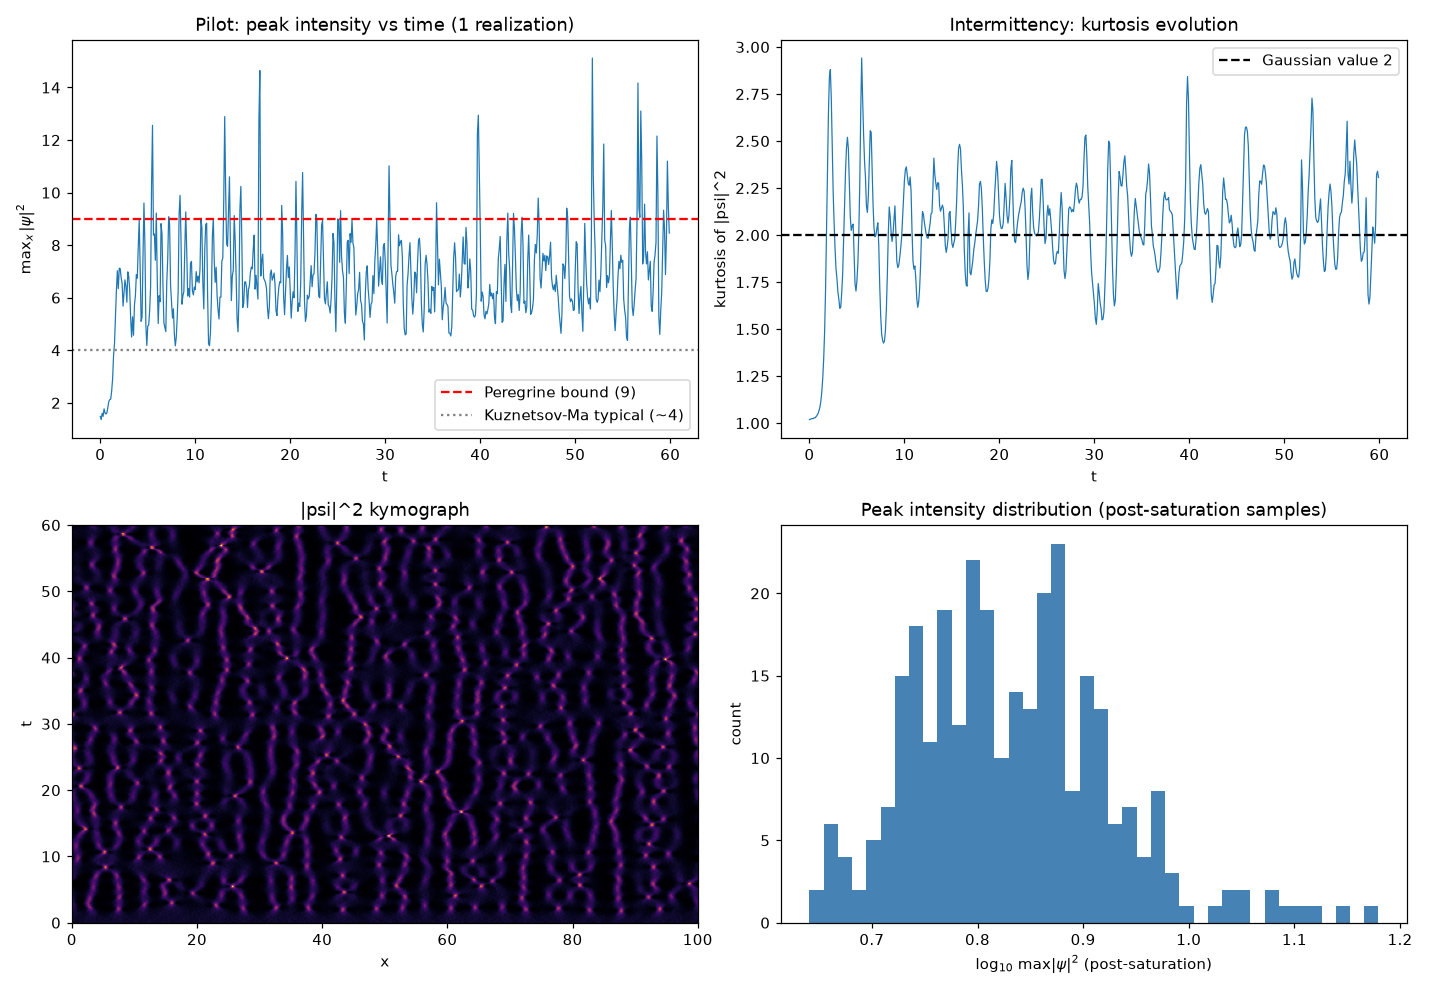

Python code for this plot:
"""
DISCOVERY 029 PILOT: Integrable turbulence in the focusing NLS.
Seeding: plane wave + small random noise -> MI cascade -> turbulent field.
Question: statistics of max |psi|^2. Do events exceed the Peregrine bound 9?
Pilot: 1 realization, moderate grid, verify pipeline + timing.
"""
import numpy as np
import json, time

matplotlib_ok = True
try:
    import matplotlib
    matplotlib.use('Agg')
    import matplotlib.pyplot as plt
except Exception:
    matplotlib_ok = False

# ---------------- parameters ----------------
N  = 512
L  = 100.0            # domain [0, L)
dx = L / N
dt = 1e-3
T  = 60.0
nsteps = int(T / dt)
eps = 0.1             # noise amplitude on top of unit background

x  = np.arange(N) * dx
k  = 2.0 * np.pi * np.fft.fftfreq(N, d=dx)
K2 = k * k

def split_step(psi, dt):
    """2nd-order symmetric split-step for i psi_t + psi_xx + 2|psi|^2 psi = 0."""
    # half linear: exp(-i k^2 dt/2)  (since i psi_t = -psi_xx => psi ~ exp(i k^2 t) in linear part? careful)
    # Linear: i psi_t + psi_xx = 0 => psi_t = i psi_xx => psi(k,t) = psi(k,0) e^{-i k^2 t}
    psi = np.fft.ifft(np.exp(-1j * K2 * dt / 2) * np.fft.fft(psi))
    # full nonlinear: i psi_t + 2|psi|^2 psi = 0 => psi_t = 2i |psi|^2 psi => psi = psi exp(i 2|psi|^2 dt)
    a2 = np.abs(psi)**2
    psi = psi * np.exp(1j * 2.0 * a2 * dt)
    # half linear
    psi = np.fft.ifft(np.exp(-1j * K2 * dt / 2) * np.fft.fft(psi))
    return psi

rng = np.random.default_rng(42)
psi = np.ones(N, dtype=complex)
psi += eps * (rng.standard_normal(N) + 1j * rng.standard_normal(N)) / np.sqrt(2)

t0 = time.time()
maxI_track = []
kurt_track  = []
sample_every = 100
kymo = np.zeros((nsteps // 200 + 1, N))
ki = 0
for n in range(1, nsteps + 1):
    psi = split_step(psi, dt)
    if n % sample_every == 0:
        I = np.abs(psi)**2
        maxI_track.append(I.max())
        m2 = np.mean(I**2); m1 = np.mean(I)
        kurt_track.append(m2 / (m1**2))   # kurtosis of intensity (Gaussian field -> 2)
    if n % 200 == 0:
        kymo[ki] = np.abs(psi)**2; ki += 1

elapsed = time.time() - t0
print(f"pilot done: {nsteps} steps in {elapsed:.1f}s ({nsteps/elapsed:.0f} steps/s)")
maxI = np.array(maxI_track)
print(f"max |psi|^2 overall (t<{T}): {maxI.max():.3f}")
print(f"events > 9 (Peregrine bound): {(maxI > 9).sum()} of {len(maxI)} samples")
print(f"kurtosis: start {kurt_track[0]:.2f} -> max {max(kurt_track):.2f} -> end {kurt_track[-1]:.2f}")

if matplotlib_ok:
    tt = np.arange(len(maxI_track)) * sample_every * dt
    fig, axes = plt.subplots(2, 2, figsize=(13, 9))
    ax = axes[0,0]
    ax.plot(tt, maxI, lw=0.8)
    ax.axhline(9, color='r', ls='--', label='Peregrine bound (9)')
    ax.axhline(4, color='gray', ls=':', label='Kuznetsov-Ma typical (~4)')
    ax.set_xlabel('t'); ax.set_ylabel(r'max$_x\,|\psi|^2$'); ax.legend()
    ax.set_title('Pilot: peak intensity vs time (1 realization)')
    ax = axes[0,1]
    ax.plot(tt, kurt_track, lw=0.8)
    ax.axhline(2, color='k', ls='--', label='Gaussian value 2')
    ax.set_xlabel('t'); ax.set_ylabel('kurtosis of |psi|^2')
    ax.set_title('Intermittency: kurtosis evolution'); ax.legend()
    ax = axes[1,0]
    ax.imshow(kymo[:ki], aspect='auto', origin='lower', cmap='inferno',
              extent=[0, L, 0, T])
    ax.set_xlabel('x'); ax.set_ylabel('t'); ax.set_title('|psi|^2 kymograph')
    ax = axes[1,1]
    ax.hist(np.log10(maxI[tt > 30]), bins=40, color='steelblue')
    ax.set_xlabel(r'log$_{10}$ max$|\psi|^2$ (post-saturation)'); ax.set_ylabel('count')
    ax.set_title('Peak intensity distribution (post-saturation samples)')
    plt.tight_layout(); plt.savefig('it_pilot.png', dpi=110)
    print("saved it_pilot.png")
json.dump({'maxI': maxI.tolist(), 'kurt': kurt_track, 'elapsed_s': elapsed},
          open('it_pilot.json','w'))
